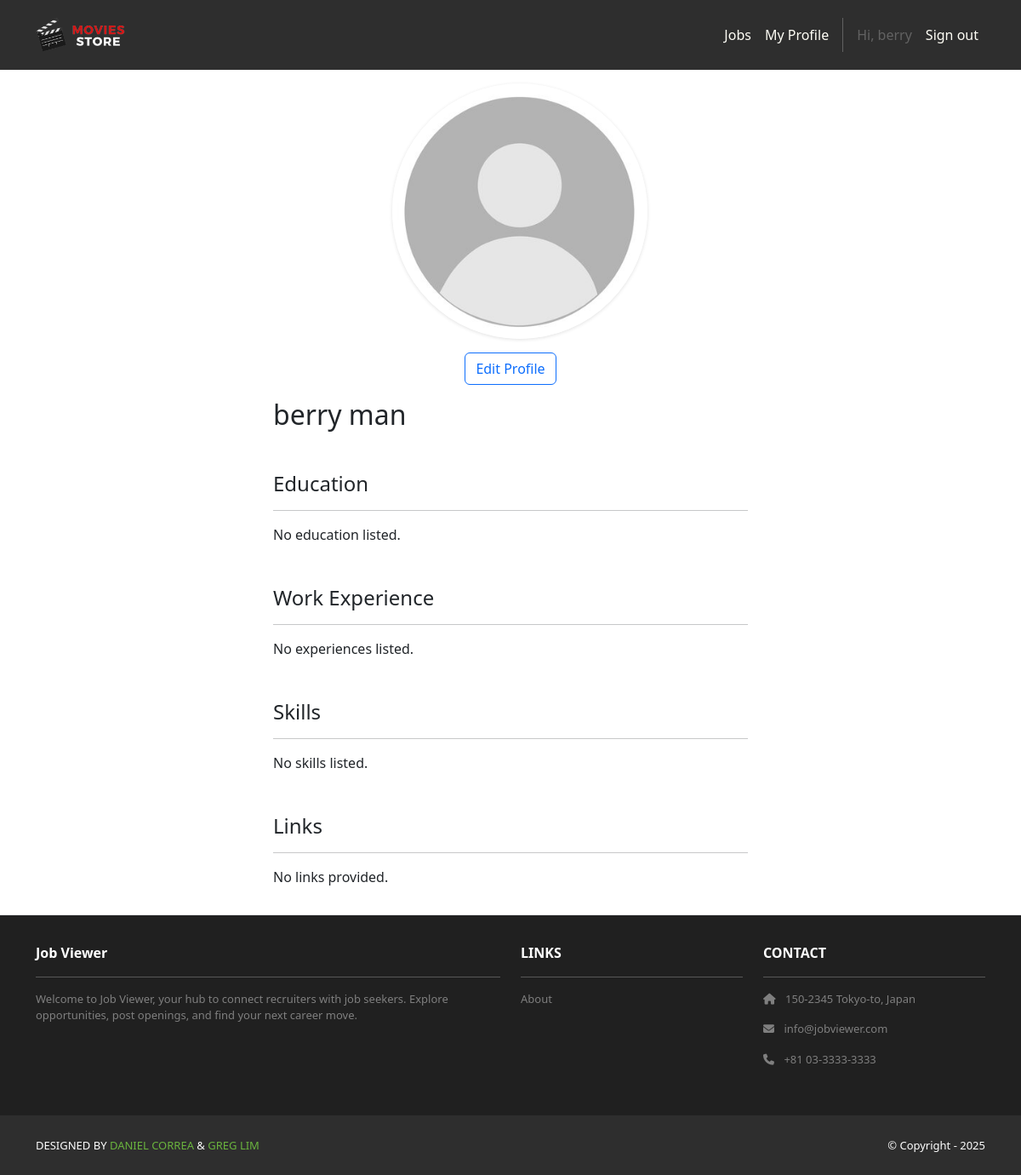
Page /jobSeekers/me/ (signed in) on the earlier database version.
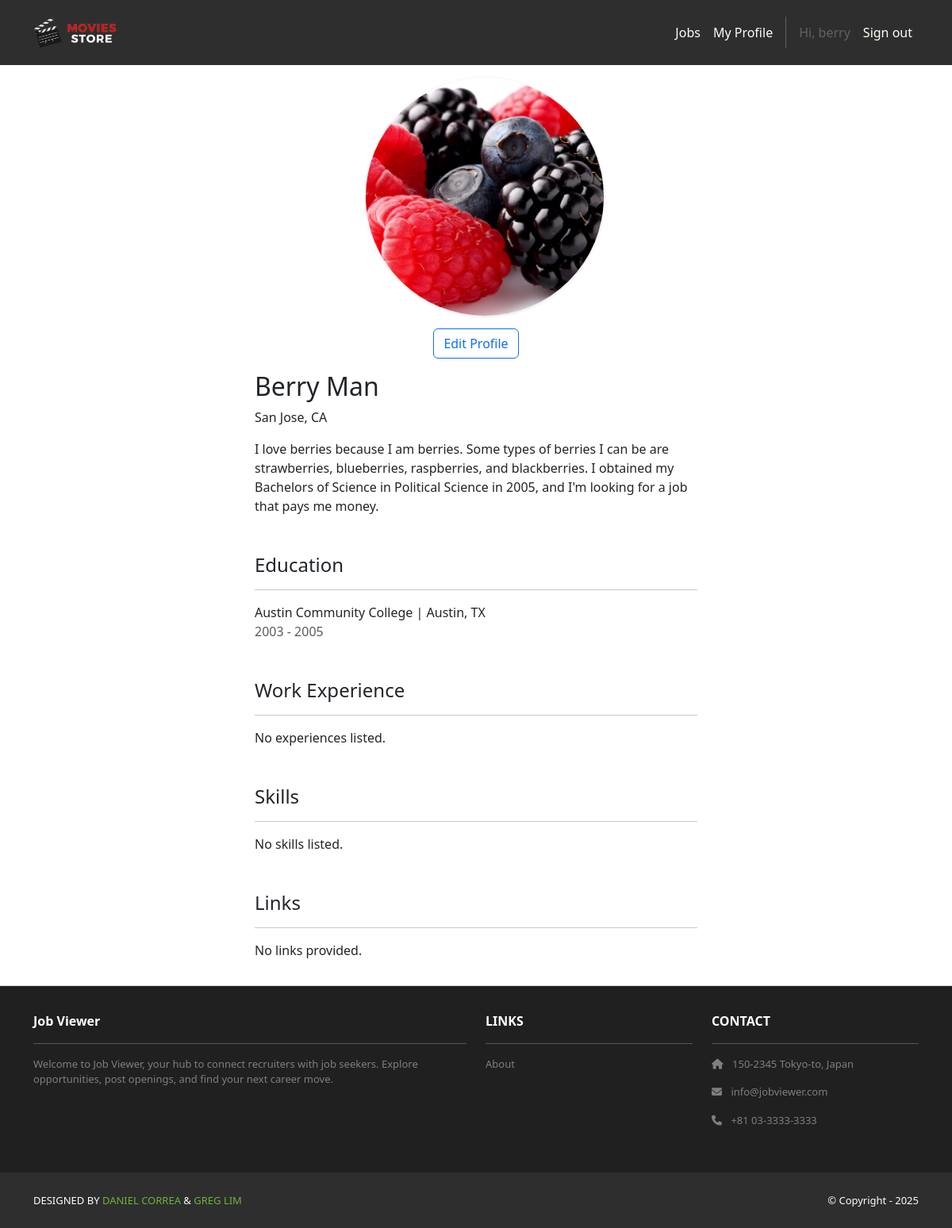
Same page on the later database version.
### jobSeekers/models.py (models this page shows, shortened)
class JobSeeker(models.Model):
    user = models.OneToOneField(
        settings.AUTH_USER_MODEL, on_delete=models.CASCADE, related_name="jobseeker_profile"
    )
    firstName = models.CharField("First Name", max_length=255)
    lastName  = models.CharField("Last Name", max_length=255)
    location  = models.CharField("Location", max_length=255, blank=True)
    image     = models.ImageField("Profile Image", upload_to='jobSeeker_images/', null=True, blank=True)
    education = models.ForeignKey("Institution", on_delete=models.PROTECT, related_name="jobSeeker", null=True, blank=True)
    degree    = models.CharField(max_length=255, blank=True)
    startYear = models.IntegerField("Start Year", null=True, blank=True)
    endYear   = models.IntegerField("End Year", null=True, blank=True)
    headline   = models.TextField(blank=True)
    experience = models.ManyToManyField("Experience", related_name="jobSeeker", blank=True)
    skills     = models.ManyToManyField("Skill", related_name="jobSeeker", blank=True)
    links      = models.ManyToManyField("Link", related_name="jobSeeker", blank=True)
    hide_image = models.BooleanField(default=False)
    hide_headline = models.BooleanField(default=False)
    hide_profile = models.BooleanField(default=False)
    hide_location = models.BooleanField(default=False)

class Institution(models.Model):
    name     = models.CharField(max_length=255)
    location = models.CharField(max_length=255, blank=True)

### jobSeekers/views.py (the view)
# urls.py: path("me/", views.my_profile, name="jobSeekers.my_profile"),
@login_required
@jobseeker_required
def my_profile(request):
    jobSeeker = get_object_or_404(JobSeeker, user=request.user)  # ✅ safe forward lookup
    template_data = {
        "jobSeeker": jobSeeker,
        "name": f"{jobSeeker.firstName} {jobSeeker.lastName}",
        "experiences": jobSeeker.experience.all(),
        "skills": jobSeeker.skills.all(),
        "links": jobSeeker.links.all(),
    }
    return render(request, "jobSeekers/show.html", {"template_data": template_data})

### accounts/models.py (called while the page is built)
    @property
    def is_recruiter(self) -> bool:
        return self.role == self.Roles.RECRUITER

    @property
    def is_jobseeker(self) -> bool:
        return self.role == self.Roles.JOB_SEEKER

### jobSeekers/templates/jobSeekers/show.html
{% extends 'base.html' %}
{% block content %}
{% load static %}
<div class="p-3">
  <div class="container">
    <div class="col-md-6 mx-auto mb-3">
      <div class="col-md-6 mx-auto mb-3 text-center">
        {% if template_data.jobSeeker.image and not template_data.jobSeeker.hide_image %}
          <img src="{{ template_data.jobSeeker.image.url }}" class="avatar-big" alt="{{ template_data.name }}">
        {% else %}
          <img src="{% static 'img/default_profile.jpg' %}" class="avatar-big" alt="No profile image">
        {% endif %}
        {% if user.is_authenticated and user.is_jobseeker and template_data.jobSeeker.user_id == user.id %}
        <div class="mt-3">
            <a href="{% url 'jobSeekers.edit_profile' %}" class="btn btn-outline-primary">Edit Profile</a>
        </div>
        {% endif %}
      </div>
      <h2>{{ template_data.name }}</h2>
      {% if not template_data.jobSeeker.hide_location %}
        <p>{{ template_data.jobSeeker.location }}</p>
      {% endif %}
      {% if not template_data.jobSeeker.hide_headline %}
      <div class="mt-3">{{ template_data.jobSeeker.headline }}</div>
      {% endif %}
      <h4 class="mt-5">Education</h4>
      <hr />
      {% if template_data.jobSeeker.education.name %}
        <div class="fw-light">
          {{ template_data.jobSeeker.education.name }} | {{ template_data.jobSeeker.education.location }}
        </div>
        <div class="text-body-secondary">
          {% if template_data.jobSeeker.endYear == None %}
            Since {{ template_data.jobSeeker.startYear }}
          {% else %}
            {{ template_data.jobSeeker.startYear }} - {{ template_data.jobSeeker.endYear }}
          {% endif %}
        </div>
      {% else %}
        No education listed.
      {% endif %}
      <h4 class="mt-5">Work Experience</h4>
      <hr />
      {% for experience in template_data.experiences %}
        <div class="col-md-8 col-12 mb-5">
          <div class="fw-semibold lh-sm fs-5 text-truncate" style="max-width: 500px;">
            {{ experience.name }} | {% if not template_data.jobSeeker.hide_location %} {{ experience.location }} {% endif %}
          </div>
          <div class="text-body-secondary my-1 lh-sm mb-3">
            {% if experience.endDate == "" %}
              Since {{ experience.startDate }}
            {% else %}
              {{ experience.startDate }} - {{ experience.endDate }}
            {% endif %}
          </div>
          <div class="my-1 lh-sm mb-3">
            {{ experience.description }}
          </div>
        </div>
      {% empty %}
        <p>No experiences listed.</p>
      {% endfor %}
      <h4 class="mt-5">Skills</h4>
      <hr />
      {% for skill in template_data.skills %}
        <div class="col-md-8 col-12 mb-2">
          <span class="badge bg-secondary">{{ skill.name }}</span>
        </div>
      {% empty %}
        <p>No skills listed.</p>
      {% endfor %}
      <h4 class="mt-5">Links</h4>
      <hr />
      {% for link in template_data.links %}
        <div class="col-md-8 col-12 mb-2">
          <a href="{{ link.url }}" target="_blank">{{ link.url }}</a>
        </div>
      {% empty %}
        <p>No links provided.</p>
      {% endfor %}
    </div>
  </div>
</div>
{% endblock %}

Differences in the rows shown:
now on this page (row edited): JobSeeker: jobSeeker.image (picture), jobSeeker.location "San Jose, CA", jobSeeker.headline "I love berries because I am berries. Some types of berries I can be are strawberries, blueberries, raspberries, and blackberries. I obtained my Bachelors of Science in Political Science in 2005, and I'm looking for a job that pays me money.", jobSeeker.education.name "Austin Community College", jobSeeker.education.location "Austin, TX", jobSeeker.startYear "2003", jobSeeker.endYear "2005"
changed JobSeeker: education_id empty → 1 (drawn)
Other differences:
{{ template_data.name }}: "berry man" → "Berry Man"
text no longer shown: "No education listed."
